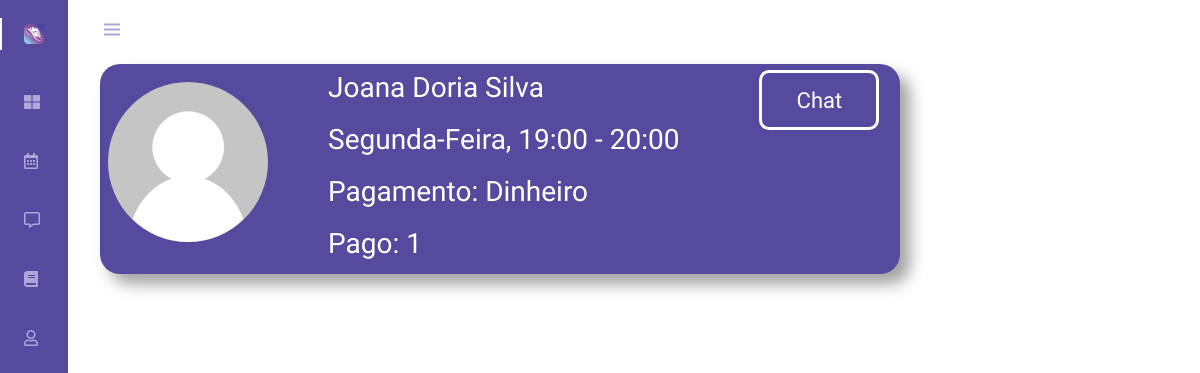
The app's page /feitas.php (signed in) with its own data.
### tables this page shows
CREATE TABLE `psicologos` (
  `unique_id` varchar(200) NOT NULL,
  `nome` varchar(100) DEFAULT NULL,
  `email` varchar(80) DEFAULT NULL,
  `senha` varchar(50) DEFAULT NULL,
  `nascimento` varchar(10) DEFAULT NULL,
  `estado` varchar(2) DEFAULT NULL,
  `cep` varchar(15) DEFAULT NULL,
  `rg` varchar(20) DEFAULT NULL,
  `cpf` varchar(16) DEFAULT NULL,
  `telefone` varchar(18) DEFAULT NULL,
  `local` varchar(80) DEFAULT NULL,
  `crp` varchar(16) DEFAULT NULL,
  `status` varchar(10) DEFAULT NULL,
  `situacao` int(11) DEFAULT NULL,
  `tempo_experiencia` varchar(4) DEFAULT NULL,
  `tempo_consulta` varchar(6) DEFAULT NULL,
  `resumo` varchar(500) DEFAULT NULL,
  `texto` varchar(800) DEFAULT NULL,
  `diploma` varchar(80) DEFAULT NULL,
  `faculdade` varchar(80) DEFAULT NULL,
  `foto` varchar(80) DEFAULT NULL,
  `idioma` varchar(50) DEFAULT NULL,
  `valor` varchar(6) DEFAULT NULL,
  `remarcacao` varchar(2) DEFAULT NULL,
  `sexo` varchar(10) DEFAULT NULL,
  `desativada` int(11) DEFAULT NULL
);

CREATE TABLE `consulta` (
  `id_consulta` int(11) NOT NULL,
  `horario` varchar(100) NOT NULL,
  `id_psic` int(11) NOT NULL,
  `id_user` int(11) NOT NULL,
  `realizada` int(11) DEFAULT NULL,
  `tipo_pagamento` varchar(20) DEFAULT NULL,
  `pago` int(3) DEFAULT NULL
);

### feitas.php (the view, shortened to what this page needs)
<?php
    require_once 'conexao.php';
        $id = $_SESSION['unique_id'];
?>
<!DOCTYPE html>
<html lang="en">
<head>
    <link rel="stylesheet" href="css/navbar.css">
    <link rel="stylesheet" href="css/marcada.css">
    <link rel="stylesheet" href="css/not.css">
    <link rel="stylesheet" href="https://cdnjs.cloudflare.com/ajax/libs/font-awesome/5.15.2/css/all.min.css">
    <link href='https://unpkg.com/boxicons@2.0.7/css/boxicons.min.css' rel='stylesheet'>
</head>
<body id="body-pd">
    <header class="header" id="header">
        <div class="header__toggle">
        <i class='bx bx-menu' id="header-toggle"></i>
        </div>
        <div class="header__img">
            <img src="assets/img/perfil.jpg" alt="">
        </div>
    </header>
    <div class="l-navbar" id="nav-bar">
    <nav class="nav">
            <div>
                <a href="index.php" class="nav__logo active">
                    <img class = "logo" src="assets/logo.png" alt="">
                </a>
                <div class="nav__list">
                    <a href="lista_psicologos.php" class="nav__link ">
                    <i class="fas fa-th-large"></i>
                    </a>
                    <a href="consulta.php" class="nav__link">
                    <i class="far fa-calendar-alt"></i>
                    </a>
                    <a href="chat/users.php" class="nav__link">
                    <i class="far fa-comment-alt"></i>
                    </a>
                    <a href="sobre.php" class="nav__link">
                    <i class="fas fa-book"></i>
                    </a>
                    <a href="perfil_user.php" class="nav__link">
                    <i class="far fa-user"></i>
                    </a>
                </div>
            </div>
        </nav>
    </div>
    <?php
    $acha = mysqli_query($conn, "SELECT u.nome, u.foto, u.unique_id, c.id_user, c.id_consulta, c.horario, c.realizada, c.id_psic, c.pago, c.tipo_pagamento FROM psicologos AS u INNER JOIN consulta AS c ON u.unique_id = c.id_psic  WHERE id_user = '$id' AND realizada = 1");
        while($consul = mysqli_fetch_array($acha)){
            echo "<div class='pacientes'>
                        <div class='card'>
                            <div class='col1'>
                                <img src='imagens/user.png' alt='imagens'>
                            </div>
                            <div class='col2'>
                                <p>$consul[nome]</p>
                                <p>$consul[horario]</p>
                                <p>Pagamento: $consul[tipo_pagamento]</p>
                                <p>Pago: $consul[pago]</p>
                            </div>
                            <div class='col3'>
                                <a href='chat/chat.php?user_id=$consul[id_user]'><button class='chat'>Chat</button></a>
                            </div>
                        </div>
                    </div>";
        }
    ?>
</body>
</html>

### css/navbar.css (style rules this page uses)
:root { --header-height: 3rem; --nav-width: 68px; --first-color: #4723D9; --first-color-light: #AFA5D9; --white-color: #ffffff; --normal-font-size: 1rem; --z-fixed: 100; --cor-principal: #564a9e; --cor-texto: #d9d9d9; --cor-titulo: #FFFFFF; --fonte-titulo: 'Antonio', sans-serif; --fonte-texto: 'Oswald', sans-serif; }
*,::before,::after { box-sizing: border-box; }
body { position: relative; margin: var(--header-height) 0 0 0; padding: 0 1rem; font-family: var(--fonte-texto); font-size: var(--normal-font-size); transition: .5s; }
a { text-decoration: none; }
.header { width: 100%; height: var(--header-height); position: fixed; top: 0; left: 0; display: flex; align-items: center; justify-content: space-between; padding: 0 1rem; background-color: transparent; z-index: var(--z-fixed); transition: .5s; }
.header__toggle { color: var(--first-color-light); font-size: 1.5rem; cursor: pointer; }
.header__img { width: 35px; height: 35px; display: flex; justify-content: center; border-radius: 50%; overflow: hidden; }
.header__img img { width: 40px; }
.l-navbar { position: fixed; top: 0; left: -30%; width: var(--nav-width); height: 100vh; background-color: var(--cor-principal); padding: .5rem 1rem 0 0; transition: .5s; z-index: var(--z-fixed); }
.nav { height: 100%; display: flex; flex-direction: column; justify-content: space-between; overflow: hidden; }
.nav .logo { width: 20px; }
.nav__logo, .nav__link { display: grid; grid-template-columns: max-content max-content; align-items: center; column-gap: 1rem; padding: .5rem 0 .5rem 1.5rem; }
.nav__logo { margin-bottom: 2rem; }
.nav__link { position: relative; color: var(--first-color-light); margin-bottom: 1.5rem; transition: .3s; }
.active { color: var(--white-color); }
.active::before { content: ''; position: absolute; left: 0; width: 2px; height: 32px; background-color: var(--white-color); }
@media screen and (min-width: 768px) { body { margin: calc(var(--header-height) + 1rem) 0 0 0; padding-left: calc(var(--nav-width) + 2rem); } }
@media screen and (min-width: 768px) { .header { height: calc(var(--header-height) + 1rem); padding: 0 2rem 0 calc(var(--nav-width) + 2rem); } }
@media screen and (min-width: 768px) { .header__img { width: 40px; height: 40px; } }
@media screen and (min-width: 768px) { .header__img img { width: 45px; } }
@media screen and (min-width: 768px) { .l-navbar { left: 0; padding: 1rem 1rem 0 0; } }

### css/marcada.css (style rules this page uses)
:root { --cor-principal: #564a9e; --cor-texto: #d9d9d9; --cor-titulo: #FFFFFF; --fonte-titulo: 'Antonio', sans-serif; --fonte-texto: 'Oswald', sans-serif; }
.pacientes { display: flex; flex-direction: row; margin-top: 20px; }
.pacientes .card { background: var(--cor-principal); width: 800px; height: 210px; display: flex; border-radius: 20px; box-shadow: 10px 10px 15px #33333374; margin-right: 20px; }
.pacientes .card img { width: 160px; height: 160px; border-radius: 50%; margin-left: 8px; margin-top: 18px; margin-right: 60px; }
.pacientes .card p { margin-top: 12px; margin-right: 80px; font-family: var(--fonte-texto); font-size: 28px; line-height: 24px; color: var(--cor-titulo); }
.realizada, .cancelada, .chat { width: 120px; height: 60px; font-family: var(--fonte-texto); color: var(--cor-titulo); border: 3px solid var(--cor-titulo); font-size: 22px; margin-right: 10px; margin-top: 6px; display: block; border-radius: 10px; cursor: pointer; }
.chat { background: var(--cor-principal); }

### css/not.css (style rules this page uses)
:root { --cor-principal: #564a9e; --cor-secundaria: #AFA5D9; --cor-texto: #d9d9d9; --cor-titulo: #FFFFFF; --fonte-titulo: 'Antonio', sans-serif; --fonte-texto: 'Oswald', sans-serif; }

### records on screen
psicologos: nome "Joana Doria Silva", consulta.horario "Segunda-Feira, 19:00 - 20:00", consulta.tipo_pagamento "Dinheiro", consulta.pago "1"
